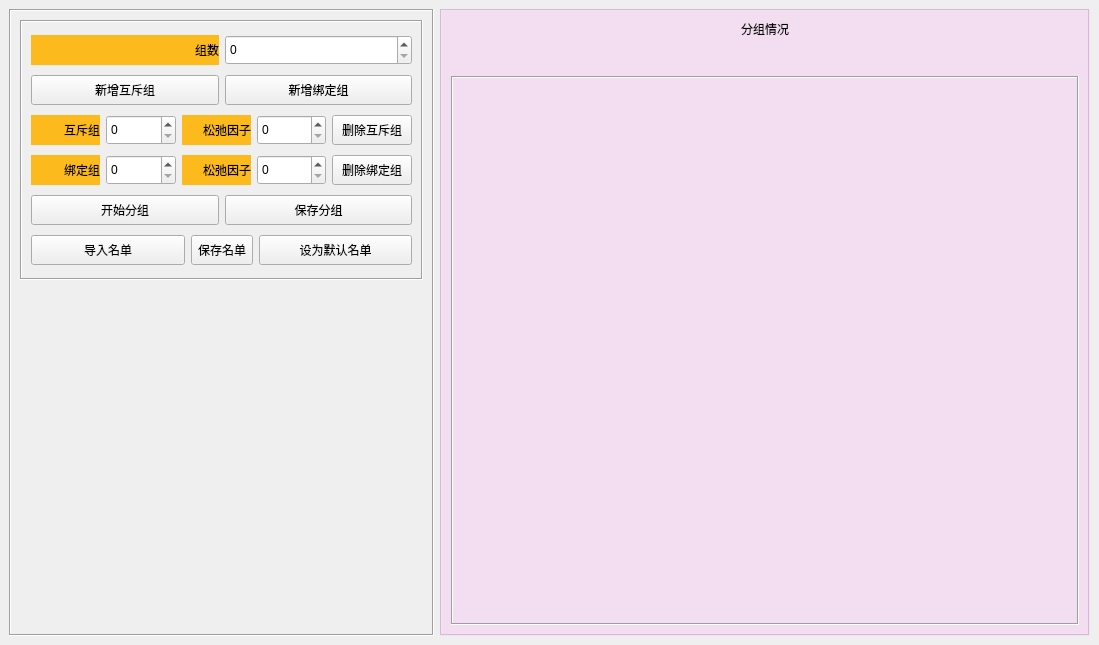
<?xml version="1.0" encoding="UTF-8"?>
<ui version="4.0">
 <class>MainWindow</class>
 <widget class="QMainWindow" name="MainWindow">
  <property name="geometry">
   <rect>
    <x>0</x>
    <y>0</y>
    <width>1099</width>
    <height>645</height>
   </rect>
  </property>
  <property name="minimumSize">
   <size>
    <width>800</width>
    <height>600</height>
   </size>
  </property>
  <property name="windowTitle">
   <string>MainWindow</string>
  </property>
  <property name="windowIcon">
   <iconset>
    <normaloff>icon.ico</normaloff>icon.ico</iconset>
  </property>
  <property name="layoutDirection">
   <enum>Qt::LeftToRight</enum>
  </property>
  <property name="styleSheet">
   <string notr="true">#centralwidget{border-image: url(:/res/background.jpg);}</string>
  </property>
  <widget class="QWidget" name="centralwidget">
   <layout class="QGridLayout" name="gridLayout">
    <item row="0" column="1">
     <widget class="QFrame" name="frame">
      <property name="minimumSize">
       <size>
        <width>650</width>
        <height>500</height>
       </size>
      </property>
      <property name="layoutDirection">
       <enum>Qt::LeftToRight</enum>
      </property>
      <property name="styleSheet">
       <string notr="true">#frame{background-color: rgba(247, 196, 243, 100);}</string>
      </property>
      <property name="frameShape">
       <enum>QFrame::Box</enum>
      </property>
      <property name="frameShadow">
       <enum>QFrame::Sunken</enum>
      </property>
      <layout class="QVBoxLayout" name="verticalLayout">
       <item>
        <widget class="QLabel" name="label">
         <property name="maximumSize">
          <size>
           <width>16777215</width>
           <height>50</height>
          </size>
         </property>
         <property name="layoutDirection">
          <enum>Qt::RightToLeft</enum>
         </property>
         <property name="styleSheet">
          <string notr="true">font: 75 28pt &quot;微软雅黑&quot;;</string>
         </property>
         <property name="text">
          <string>分组情况</string>
         </property>
         <property name="alignment">
          <set>Qt::AlignHCenter|Qt::AlignTop</set>
         </property>
        </widget>
       </item>
       <item>
        <widget class="QFrame" name="groupbox">
         <property name="minimumSize">
          <size>
           <width>0</width>
           <height>0</height>
          </size>
         </property>
         <property name="layoutDirection">
          <enum>Qt::LeftToRight</enum>
         </property>
         <property name="frameShape">
          <enum>QFrame::Box</enum>
         </property>
         <property name="frameShadow">
          <enum>QFrame::Sunken</enum>
         </property>
        </widget>
       </item>
      </layout>
     </widget>
    </item>
    <item row="0" column="0">
     <widget class="QFrame" name="frame_2">
      <property name="maximumSize">
       <size>
        <width>450</width>
        <height>16777215</height>
       </size>
      </property>
      <property name="frameShape">
       <enum>QFrame::Box</enum>
      </property>
      <property name="frameShadow">
       <enum>QFrame::Sunken</enum>
      </property>
      <layout class="QGridLayout" name="gridLayout_2">
       <item row="1" column="0">
        <widget class="QFrame" name="frame_3">
         <property name="minimumSize">
          <size>
           <width>0</width>
           <height>0</height>
          </size>
         </property>
         <property name="maximumSize">
          <size>
           <width>16777215</width>
           <height>260</height>
          </size>
         </property>
         <property name="frameShape">
          <enum>QFrame::Box</enum>
         </property>
         <property name="frameShadow">
          <enum>QFrame::Sunken</enum>
         </property>
         <layout class="QVBoxLayout" name="verticalLayout_2">
          <item>
           <layout class="QHBoxLayout" name="horizontalLayout">
            <item>
             <widget class="QLabel" name="label_group_cnt">
              <property name="styleSheet">
               <string notr="true">font: 75 12pt &quot;Arial&quot;;
background-color: rgba(255, 180, 5, 228);</string>
              </property>
              <property name="frameShape">
               <enum>QFrame::NoFrame</enum>
              </property>
              <property name="text">
               <string>组数</string>
              </property>
              <property name="alignment">
               <set>Qt::AlignRight|Qt::AlignTrailing|Qt::AlignVCenter</set>
              </property>
             </widget>
            </item>
            <item>
             <widget class="QSpinBox" name="groupCntSpinBox">
              <property name="minimumSize">
               <size>
                <width>0</width>
                <height>30</height>
               </size>
              </property>
             </widget>
            </item>
           </layout>
          </item>
          <item>
           <layout class="QHBoxLayout" name="horizontalLayout_6">
            <item>
             <widget class="QPushButton" name="pushButton_6">
              <property name="minimumSize">
               <size>
                <width>0</width>
                <height>30</height>
               </size>
              </property>
              <property name="text">
               <string>新增互斥组</string>
              </property>
             </widget>
            </item>
            <item>
             <widget class="QPushButton" name="pushButton_5">
              <property name="minimumSize">
               <size>
                <width>0</width>
                <height>30</height>
               </size>
              </property>
              <property name="text">
               <string>新增绑定组</string>
              </property>
             </widget>
            </item>
           </layout>
          </item>
          <item>
           <layout class="QHBoxLayout" name="horizontalLayout_5">
            <item>
             <widget class="QLabel" name="label_group_cnt_2">
              <property name="styleSheet">
               <string notr="true">font: 75 12pt &quot;Arial&quot;;
background-color: rgba(255, 180, 5, 228);</string>
              </property>
              <property name="frameShape">
               <enum>QFrame::NoFrame</enum>
              </property>
              <property name="text">
               <string>互斥组</string>
              </property>
              <property name="alignment">
               <set>Qt::AlignRight|Qt::AlignTrailing|Qt::AlignVCenter</set>
              </property>
             </widget>
            </item>
            <item>
             <widget class="QSpinBox" name="mutexIndexSpinBox">
              <property name="minimumSize">
               <size>
                <width>0</width>
                <height>30</height>
               </size>
              </property>
             </widget>
            </item>
            <item>
             <widget class="QLabel" name="mutexLabel">
              <property name="styleSheet">
               <string notr="true">font: 75 12pt &quot;Arial&quot;;
background-color: rgba(255, 180, 5, 228);</string>
              </property>
              <property name="frameShape">
               <enum>QFrame::NoFrame</enum>
              </property>
              <property name="text">
               <string>松弛因子</string>
              </property>
              <property name="alignment">
               <set>Qt::AlignRight|Qt::AlignTrailing|Qt::AlignVCenter</set>
              </property>
             </widget>
            </item>
            <item>
             <widget class="QSpinBox" name="mutexNumSpinBox">
              <property name="minimumSize">
               <size>
                <width>0</width>
                <height>30</height>
               </size>
              </property>
             </widget>
            </item>
            <item>
             <widget class="QPushButton" name="pushButton_7">
              <property name="minimumSize">
               <size>
                <width>0</width>
                <height>30</height>
               </size>
              </property>
              <property name="text">
               <string>删除互斥组</string>
              </property>
             </widget>
            </item>
           </layout>
          </item>
          <item>
           <layout class="QHBoxLayout" name="horizontalLayout_4">
            <item>
             <widget class="QLabel" name="label_group_cnt_5">
              <property name="styleSheet">
               <string notr="true">font: 75 12pt &quot;Arial&quot;;
background-color: rgba(255, 180, 5, 228);</string>
              </property>
              <property name="frameShape">
               <enum>QFrame::NoFrame</enum>
              </property>
              <property name="text">
               <string>绑定组</string>
              </property>
              <property name="alignment">
               <set>Qt::AlignRight|Qt::AlignTrailing|Qt::AlignVCenter</set>
              </property>
             </widget>
            </item>
            <item>
             <widget class="QSpinBox" name="togetherIndexspinBox">
              <property name="minimumSize">
               <size>
                <width>0</width>
                <height>30</height>
               </size>
              </property>
             </widget>
            </item>
            <item>
             <widget class="QLabel" name="togetherLabel">
              <property name="styleSheet">
               <string notr="true">font: 75 12pt &quot;Arial&quot;;
background-color: rgba(255, 180, 5, 228);</string>
              </property>
              <property name="frameShape">
               <enum>QFrame::NoFrame</enum>
              </property>
              <property name="text">
               <string>松弛因子</string>
              </property>
              <property name="alignment">
               <set>Qt::AlignRight|Qt::AlignTrailing|Qt::AlignVCenter</set>
              </property>
             </widget>
            </item>
            <item>
             <widget class="QSpinBox" name="togetherNumspinBox">
              <property name="minimumSize">
               <size>
                <width>0</width>
                <height>30</height>
               </size>
              </property>
             </widget>
            </item>
            <item>
             <widget class="QPushButton" name="pushButton_8">
              <property name="minimumSize">
               <size>
                <width>0</width>
                <height>30</height>
               </size>
              </property>
              <property name="text">
               <string>删除绑定组</string>
              </property>
             </widget>
            </item>
           </layout>
          </item>
          <item>
           <layout class="QHBoxLayout" name="horizontalLayout_3">
            <item>
             <widget class="QPushButton" name="pushButton_2">
              <property name="minimumSize">
               <size>
                <width>0</width>
                <height>30</height>
               </size>
              </property>
              <property name="text">
               <string>开始分组</string>
              </property>
             </widget>
            </item>
            <item>
             <widget class="QPushButton" name="pushButton">
              <property name="minimumSize">
               <size>
                <width>0</width>
                <height>30</height>
               </size>
              </property>
              <property name="text">
               <string>保存分组</string>
              </property>
             </widget>
            </item>
           </layout>
          </item>
          <item>
           <layout class="QHBoxLayout" name="horizontalLayout_2">
            <item>
             <widget class="QPushButton" name="pushButton_3">
              <property name="minimumSize">
               <size>
                <width>0</width>
                <height>30</height>
               </size>
              </property>
              <property name="text">
               <string>导入名单</string>
              </property>
             </widget>
            </item>
            <item>
             <widget class="QToolButton" name="toolButton">
              <property name="minimumSize">
               <size>
                <width>0</width>
                <height>30</height>
               </size>
              </property>
              <property name="text">
               <string>保存名单</string>
              </property>
             </widget>
            </item>
            <item>
             <widget class="QPushButton" name="pushButton_4">
              <property name="minimumSize">
               <size>
                <width>0</width>
                <height>30</height>
               </size>
              </property>
              <property name="text">
               <string>设为默认名单</string>
              </property>
             </widget>
            </item>
           </layout>
          </item>
         </layout>
        </widget>
       </item>
       <item row="2" column="0">
        <widget class="MyTableView" name="widget" native="true"/>
       </item>
      </layout>
     </widget>
    </item>
   </layout>
  </widget>
 </widget>
 <customwidgets>
  <customwidget>
   <class>MyTableView</class>
   <extends>QWidget</extends>
   <header>mytableview.h</header>
   <container>1</container>
  </customwidget>
 </customwidgets>
 <resources/>
 <connections/>
</ui>
